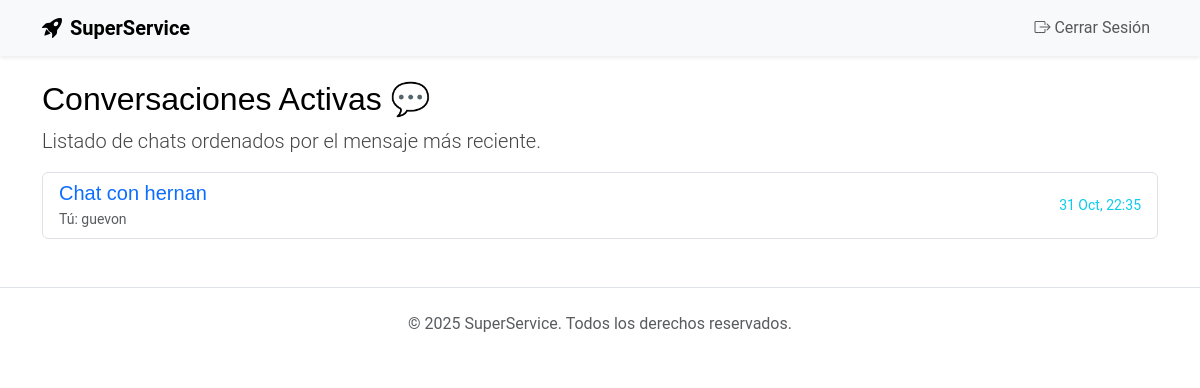
The page /usuarios/chat/ (signed in) on the database its author committed.
### usuarios/models.py (models this page shows, shortened)
class ChatRoom(models.Model):
    participantes = models.ManyToManyField(UsuarioPersonalizado, related_name='chat_rooms')
    room_name = models.CharField(max_length=255, unique=True)
    timestamp_creacion = models.DateTimeField(auto_now_add=True)

class UsuarioPersonalizado(AbstractUser):
    ROL_CHOICES = (
        ('cliente', 'Cliente'),
        ('conductor', 'Conductor de Viajes'),
        ('repartidor_domicilios', 'Repartidor de Domicilios'),
        ('administrador', 'Administrador'),
    )
    rol = models.CharField(max_length=30, choices=ROL_CHOICES, default='cliente')
    telefono = models.CharField(max_length=15, unique=True, blank=True, null=True)
    disponible = models.BooleanField(default=False) # Para conductores/repartidores

class Mensaje(models.Model):
    room = models.ForeignKey(ChatRoom, on_delete=models.CASCADE, related_name='mensajes')
    autor = models.ForeignKey(
        UsuarioPersonalizado,
        on_delete=models.CASCADE,
        related_name='mensajes_chat_enviados'
    )
    contenido = models.TextField()
    timestamp = models.DateTimeField(auto_now_add=True)
    class Meta:
        ordering = ['timestamp']

### usuarios/views.py (the view)
# urls.py: path('chat/', views.chat_list_view, name='chat_inbox'),
@login_required
def chat_list_view(request):
    user = request.user
    chats_del_usuario = ChatRoom.objects.filter(participantes=user)
    chats_con_fecha = chats_del_usuario.annotate(
        ultimo_mensaje_fecha=Max('mensajes__timestamp')
    )
    chats_ordenados = chats_con_fecha.exclude(
        ultimo_mensaje_fecha__isnull=True
    ).order_by('-ultimo_mensaje_fecha')
    lista_conversaciones = []
    for chat_room in chats_ordenados:
        otro_participante = chat_room.participantes.exclude(pk=user.pk).first()
        try:
            ultimo_mensaje = chat_room.mensajes.latest('timestamp')
        except Mensaje.DoesNotExist:
            ultimo_mensaje = None
        if otro_participante:
            lista_conversaciones.append({
                'room': chat_room,
                'otro_participante': otro_participante,
                'ultimo_mensaje': ultimo_mensaje,
                'room_name_js': chat_room.room_name,
            })
    context = {
        'lista_conversaciones': lista_conversaciones,
    }
    return render(request, 'usuarios/chat_inbox.html', context)

### templates/usuarios/chat_inbox.html (shortened to what this page needs)
{% extends "base.html" %}
{% load static %}
{% block content %}
<div class="container mt-4">
    <h2>Conversaciones Activas 💬</h2>
    <p class="lead">Listado de chats ordenados por el mensaje más reciente.</p>
    <div class="list-group">
        {% for conv in lista_conversaciones %}
            <a href="{% url 'chat_room' user_id=conv.otro_participante.pk %}" class="list-group-item list-group-item-action d-flex justify-content-between align-items-center">
                <div class="d-flex flex-column">
                    <h5 class="mb-1 text-primary">
                        Chat con {{ conv.otro_participante.username }}
                    </h5>
                    {% if conv.ultimo_mensaje %}
                        <small class="text-muted">
                            {% if conv.ultimo_mensaje.autor == user %}Tú: {% endif %}
                            {{ conv.ultimo_mensaje.contenido|truncatechars:50 }}
                        </small>
                    {% else %}
                        <small class="text-warning">Sin mensajes recientes.</small>
                    {% endif %}
                </div>
                {% if conv.ultimo_mensaje %}
                    <small class="text-right text-info">
                        {{ conv.ultimo_mensaje.timestamp|date:"d M, H:i" }}
                    </small>
                {% endif %}
            </a>
        {% empty %}
            <div class="alert alert-info">
                Aún no tienes conversaciones activas. Ve a la lista de usuarios para iniciar una.
            </div>
            <a href="{% url 'chat_list' %}" class="btn btn-primary mt-3">Ver Usuarios Disponibles</a>
        {% endfor %}
    </div>
</div>
{% endblock %}

### templates/base.html (style rules this page uses)
:root { --yummy-green: #379654; --yummy-dark-green: #2d7a44; --yummy-light-green: #90d8a5; }
html, body { height: 100%; min-height: 100%; }

### rows shown on the page
ChatRoom: otro_participante.username "hernan", ultimo_mensaje.contenido "guevon", ultimo_mensaje.timestamp "31 Oct, 22:35"
